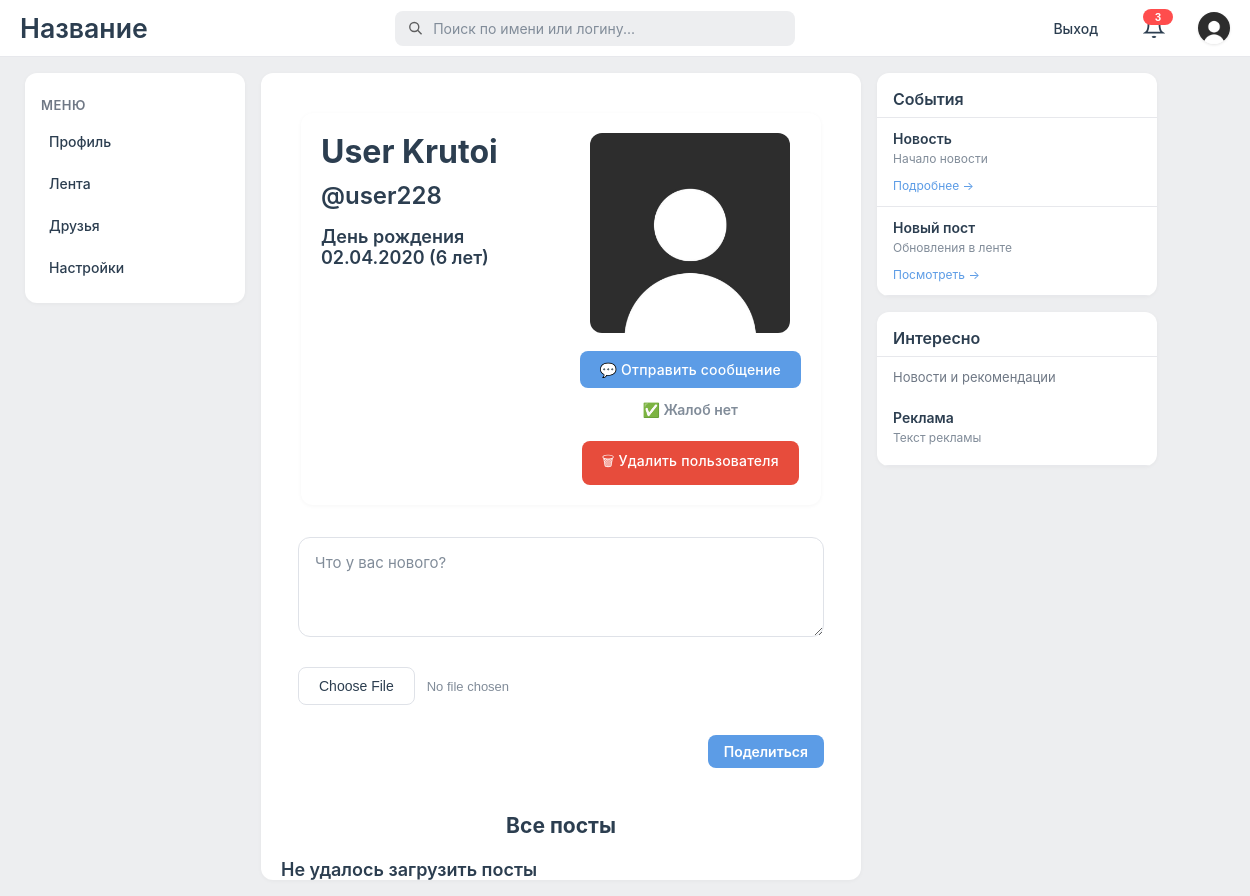
Page /profile/userWall.php?user_id=13 (signed in) on the committed database.
### tables this page shows
CREATE TABLE `users` (
  `user_id` int NOT NULL,
  `login` varchar(50) NOT NULL,
  `first_name` varchar(255) NOT NULL,
  `last_name` varchar(255) NOT NULL,
  `password` varchar(255) NOT NULL,
  `role` varchar(10) NOT NULL,
  `is_private` tinyint(1) NOT NULL,
  `birthday_date` date NOT NULL,
  `creation_date` date NOT NULL,
  `avatar` varchar(255) NOT NULL
);

### classes/DataBase.php (called while the page is built, shortened)
<?php
class Database {
   private $pdo;
    public function __construct() {
        $this->pdo = new PDO("mysql:host=messenger;dbname=Social", "root", "");
        $this->pdo->setAttribute(PDO::ATTR_ERRMODE, PDO::ERRMODE_EXCEPTION);
    }
    public function query1($sql, $params = []) {
        $stmt = $this->pdo->prepare($sql);
        $stmt->execute($params);
        return $stmt;
    }
    public function fetchOne($sql, $params = []) {
        $result = $this->query1($sql, $params)->fetch();
        return $result === false ? null : $result;
    }
}
?>

### classes/User.php (called while the page is built, shortened)
<?php
class User {
    private $data = [];
    public function __construct(int $user_id, array $data, Database $db) {
        $this->data = $data;
    }
	public static function getUserById($id, Database $db){
		$sql = "SELECT * FROM users WHERE user_id = ?";
		$data = $db->fetchOne($sql, [$id]);
		return new self($id, $data, $db);
	}
    public function get($field) {
        return $this->data[$field] ?? '';
    }
	public function getAge(){
		$curDate = new DateTime();
		$birthday_date = new DateTime($this->get(UserField::BIRTHDAY));
		$age = $curDate->diff($birthday_date);
		return $age->y;
	}
	public function getFormattedBirthday(){
		$birthday_date = new DateTime($this->get(UserField::BIRTHDAY));
		return $birthday_date->format('d.m.Y');
	}
}
?>

### includes/init.php (called while the page is built, shortened)
<?php
require_once __DIR__ . '/../classes/Database.php';
require_once __DIR__ . '/../classes/User.php';
$db = new Database();

### profile/userWall.php (the view, shortened to what this page needs)
<?php
include "../includes/init.php";
$wall_owner_id = isset($_GET['user_id']) ? intval($_GET['user_id']) : 0;
$wall_owner = User::getUserById($wall_owner_id, $db);
	$first_name = $wall_owner? $wall_owner->get(UserField::FIRST_NAME): 'Пользователь';
	$last_name = $wall_owner? $wall_owner->get(UserField::LAST_NAME): 'Несуществующий';
	$login = $wall_owner? $wall_owner->get(UserField::LOGIN): 'does_not_exist';
    ?>
<?php
$profile_img = $wall_owner->get(UserField::AVATAR);
$is_owner = false;
$is_admin = false;
$complaints_count = 0;
if (isset($_SESSION['id'])) {
    $current_user_id = $_SESSION['id'];
    $is_owner = ($current_user_id == $wall_owner_id);
    $current_user = User::getUserById($current_user_id, $db);
    if ($current_user && $current_user->get('role') == '1') {
        $is_admin = true;
        $complaints_sql = "SELECT COUNT(*) as count FROM complains WHERE target_user_id = ?";
        $complaints_result = $db->fetchOne($complaints_sql, [$wall_owner_id]);
        $complaints_count = $complaints_result ? $complaints_result['count'] : 0;
    }
}
?>
<!DOCTYPE html>
<html lang="en">
<link rel="stylesheet" href="../assets/css/menuLeft.css">
<head>
	<link rel="stylesheet" href="../assets/css/style.css">
	<link rel="stylesheet" href="../assets/css/user_wall.css">
</head>
<body>
	<?php include '../includes/header.php'; ?>
	<div class="columns-container">
		<?php include '../includes/menuLeft.php'; ?>
		<div class="center-panel">
			<div class="center-panel1">
				<div class="userInfoContainer">
					<div style="display: flex; flex-direction: column; flex: 1;">
						<div class="userName">
							<?php echo $first_name ?>
							<?php echo $last_name ?>
						</div>
						<div class="userLogin"> @<?php echo $login ?></div>
						<?php if($wall_owner != null){?>
						<div class="otherInfo">
							День рождения <?php echo $wall_owner->getFormattedBirthday(); ?>
							(<?php echo $wall_owner->getAge(); ?> лет)
						</div>
					</div>
					<div style="display: flex; flex-direction: column; align-items: center; gap: 10px;">
						<img src="../assets/uploads/<?php echo $profile_img; ?>"
							style="height: 200px; border-radius: 12px;">
                        <?php if (isset($_SESSION['id']) && !$is_owner): ?>
                            <a href="../messages/messages.php?user_id=<?php echo $wall_owner_id; ?>"
                            class="friend-btn" style="background-color: #5c9ce6; color: white; text-decoration: none; text-align: center;">
                                💬 Отправить сообщение
                            </a>
                            <?php if ($is_admin): ?>
                                <?php if ($complaints_count > 0): ?>
                                    <div class="complaints-info" style="text-align: center; margin-bottom: 4px;">
                                        <span style="color: #e74c3c; font-size: 14px;">
                                            ⚠ Жалоб на пользователя: <strong><?php echo $complaints_count; ?></strong>
                                        </span>
                                    </div>
                                <?php else: ?>
                                    <div class="complaints-info" style="text-align: center; margin-bottom: 4px;">
                                        <span style="color: #818c99; font-size: 14px;">
                                            ✅ Жалоб нет
                                        </span>
                                    </div>
                                <?php endif; ?>
                                <button class="admin-delete-btn" data-user-id="<?php echo $wall_owner_id; ?>">
                                    🗑 Удалить пользователя
                                </button>
                            <?php endif; ?>
                        <?php elseif ($is_owner): ?>
                            <button class="friend-btn" style="background-color: #e7e8ec; color: #818c99; cursor: default;" disabled>
                                Это ваш профиль
                            </button>
                        <?php endif; ?>
					</div>
				</div>
				<?php if($wall_owner != null && isset($_SESSION['id'])){?>
				<div>
					<form id="postForm" class="postForm">
						<textarea id="postMessage" placeholder="Что у вас нового?" maxlength="5000"></textarea>
						<input id="postImage" type="file">
						<button>Поделиться</button>
					</form>
				</div>
				<?php }
				if ($wall_owner != null){?>
				<div style="width:100%; display: flex; justify-content: center; align-items: center;">
					<h3>Все посты</h3>
				</div>
				<div class="postsContainer" id="postsContainer">
				</div>
				<?php
                }
                } else {?>
				<div class="pageNotFound">
					Как вы тут оказались? Страница не существует
				</div>
				<?php } ?>
			</div>
		</div>
		<?php include '../includes/menuRight.php'; ?>
	</div>
</body>
</html>

### includes/header.php (shortened to what this page needs)
<link rel="stylesheet" href="../assets/css/header.css">
<link rel="stylesheet" href="../assets/css/style.css">
<div class="header-fullwidth">
	<h1>Название</h1>
	<div class="search-container">
		<div class="search-box">
			<svg class="search-icon" viewBox="0 0 24 24" fill="none" stroke="currentColor" stroke-width="2">
				<circle cx="10.5" cy="10.5" r="6.5" />
				<line x1="21" y1="21" x2="15" y2="15" />
			</svg>
			<input type="text" class="search-input" id="headerSearchInput" placeholder="Поиск по имени или логину...">
		</div>
	</div>
	<div class="header-right">
		<?php
		require_once __DIR__ . '/../classes/Database.php';
		if (isset($_SESSION['id'])):
		?>
		<a href="../auth/logout.php" style="text-decoration: none; color: #2c3e50; font-size: 14px;">Выход</a>
		<?php include '../includes/notificationBell.php'; ?>
		<div class="avatar">
			<?php
				$db = new Database();
				$user = User::getUserById($_SESSION['id'], $db);
				$image_name = $user->get(UserField::AVATAR);
				?>
			<img src="../assets/uploads/<?php echo ($image_name);?>"
				style="width: 32px; height: 32px; border-radius: 100%;">
		</div>
		<?php else:?>
		<div>Вы вошли как гость</div>
		<?php endif;?>
	</div>
</div>

### assets/css/style.css (style rules this page uses)
body { margin: 0; padding: 0; width: 100%; min-width: 100%; height: 100vh; font-family: -apple-system, BlinkMacSystemFont, 'Segoe UI', Roboto, 'Helvetica Neue', Arial, sans-serif; display: flex; flex-direction: column; overflow-y: hidden; overflow-x: auto; background: #edeef0; }
.header-fullwidth { display: flex; flex-shrink: 0; align-items: center; justify-content: space-between; width: 100%; min-width: 100vw; background: #ffffff; border-bottom: 1px solid #e7e8ec; position: sticky; top: 0; left: 0; right: 0; z-index: 80; box-sizing: border-box; flex-shrink: 0; padding: 0 20px; }
h1 { font-size: 20pt; font-weight: 600; margin: 0; padding: 12px 0; color: #2c3e50; }
.header-fullwidth h1 { margin: 0; color: #2c3e50; font-size: 20pt; font-weight: 600; }
.search-container { flex: 1; max-width: 400px; margin: 0 20px; }
.search-box { display: flex; align-items: center; background: #edeef0; border-radius: 8px; padding: 8px 12px; transition: all 0.2s; }
.search-icon { width: 18px; height: 18px; margin-right: 8px; opacity: 0.6; }
.search-input { background: transparent; border: none; outline: none; font-size: 14px; width: 100%; font-family: inherit; }
.search-input::placeholder { color: #818c99; }
.header-right { display: flex; gap: 15px; align-items: center; }
.avatar { width: 32px; height: 32px; border-radius: 50%; background: #5c9ce6; display: flex; align-items: center; justify-content: center; color: white; font-weight: bold; cursor: pointer; }
.columns-container { display: flex; flex: 1; width: 100%; max-width: 1200px; margin: 0 auto; padding: 16px 20px; gap: 16px; min-height: 0; overflow: visible; }
.center-panel { min-height: 0; flex: 1; background-color: #ffffff; color: #2c3e50; box-sizing: border-box; overflow-y: auto; min-width: 300px; max-width: 600px; border-radius: 12px; box-shadow: 0 1px 4px rgba(0, 0, 0, 0.04); display: flex; flex-direction: column; }
.center-panel1 { padding: 16px 20px; height: 100%; }
.center-panel, .left-panel { scrollbar-width: thin; scrollbar-color: #d1d1d1 transparent; }
.center-panel> :not(form):not(#savingStatus) { padding: 20px 20px 0; font-size: 18px; font-weight: 600; color: #2c3e50; margin: 0; }
.search-container { position: relative; flex: 1; max-width: 400px; margin: 0 20px; }
.search-box { display: flex; align-items: center; background: #edeef0; border-radius: 8px; padding: 8px 12px; }

### assets/css/header.css (style rules this page uses)
.header-right > a { text-decoration: none !important; color: #818c99; font-size: 14px; font-weight: 500; padding: 8px 12px; border-radius: 8px; transition: background-color 0.15s ease, color 0.15s ease; display: inline-block; }
.avatar { border: 2px solid #ffffff; box-shadow: 0 1px 3px rgba(0, 0, 0, 0.1); box-sizing: border-box; transition: transform 0.2s ease; }

### rows in the picture
users: avatar (picture)
users: first_name "User", last_name "Krutoi", login "user228", birthday_date "02.04.2020", birthday_date "6", avatar (picture)

### other values in the picture
$unread_count "3"
